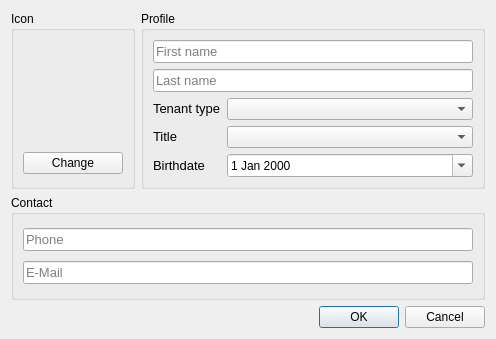
<?xml version="1.0" encoding="UTF-8"?>
<ui version="4.0">
 <class>W_Tenant_Creator</class>
 <widget class="QDialog" name="W_Tenant_Creator">
  <property name="geometry">
   <rect>
    <x>0</x>
    <y>0</y>
    <width>496</width>
    <height>339</height>
   </rect>
  </property>
  <property name="windowTitle">
   <string>Tenant Creator</string>
  </property>
  <property name="windowIcon">
   <iconset resource="../resources/icons.qrc">
    <normaloff>:/assets/financial-payees.svg</normaloff>:/assets/financial-payees.svg</iconset>
  </property>
  <layout class="QGridLayout" name="gridLayout">
   <item row="0" column="0">
    <widget class="QGroupBox" name="groupBox_2">
     <property name="title">
      <string>Icon</string>
     </property>
     <layout class="QVBoxLayout" name="verticalLayout_4">
      <item>
       <widget class="QLabel" name="l_icon">
        <property name="sizePolicy">
         <sizepolicy hsizetype="Maximum" vsizetype="Maximum">
          <horstretch>0</horstretch>
          <verstretch>0</verstretch>
         </sizepolicy>
        </property>
        <property name="minimumSize">
         <size>
          <width>100</width>
          <height>100</height>
         </size>
        </property>
        <property name="maximumSize">
         <size>
          <width>100</width>
          <height>100</height>
         </size>
        </property>
        <property name="font">
         <font>
          <pointsize>10</pointsize>
         </font>
        </property>
        <property name="text">
         <string/>
        </property>
        <property name="pixmap">
         <pixmap resource="../resources/icons.qrc">:/assets/system-users.svg</pixmap>
        </property>
        <property name="scaledContents">
         <bool>true</bool>
        </property>
       </widget>
      </item>
      <item>
       <widget class="QPushButton" name="b_icon">
        <property name="text">
         <string>Change</string>
        </property>
       </widget>
      </item>
     </layout>
    </widget>
   </item>
   <item row="0" column="1">
    <widget class="QGroupBox" name="groupBox_4">
     <property name="title">
      <string>Profile</string>
     </property>
     <layout class="QGridLayout" name="gridLayout_2">
      <item row="5" column="0">
       <widget class="QLabel" name="l_title">
        <property name="sizePolicy">
         <sizepolicy hsizetype="Maximum" vsizetype="Maximum">
          <horstretch>0</horstretch>
          <verstretch>0</verstretch>
         </sizepolicy>
        </property>
        <property name="font">
         <font>
          <pointsize>10</pointsize>
         </font>
        </property>
        <property name="text">
         <string>Title</string>
        </property>
       </widget>
      </item>
      <item row="4" column="1">
       <widget class="QComboBox" name="cb_type"/>
      </item>
      <item row="4" column="0">
       <widget class="QLabel" name="label_22">
        <property name="sizePolicy">
         <sizepolicy hsizetype="Maximum" vsizetype="Maximum">
          <horstretch>0</horstretch>
          <verstretch>0</verstretch>
         </sizepolicy>
        </property>
        <property name="font">
         <font>
          <pointsize>10</pointsize>
         </font>
        </property>
        <property name="text">
         <string>Tenant type</string>
        </property>
       </widget>
      </item>
      <item row="5" column="1">
       <widget class="QComboBox" name="cb_title"/>
      </item>
      <item row="6" column="1">
       <widget class="QDateEdit" name="de_birthdate">
        <property name="calendarPopup">
         <bool>true</bool>
        </property>
       </widget>
      </item>
      <item row="6" column="0">
       <widget class="QLabel" name="l_birthdate">
        <property name="sizePolicy">
         <sizepolicy hsizetype="Maximum" vsizetype="Maximum">
          <horstretch>0</horstretch>
          <verstretch>0</verstretch>
         </sizepolicy>
        </property>
        <property name="font">
         <font>
          <pointsize>10</pointsize>
         </font>
        </property>
        <property name="text">
         <string>Birthdate</string>
        </property>
       </widget>
      </item>
      <item row="1" column="0" colspan="2">
       <widget class="QLineEdit" name="le_last_name">
        <property name="font">
         <font>
          <pointsize>10</pointsize>
         </font>
        </property>
        <property name="placeholderText">
         <string>Last name</string>
        </property>
       </widget>
      </item>
      <item row="0" column="0" colspan="2">
       <widget class="QLineEdit" name="le_frist_name">
        <property name="font">
         <font>
          <pointsize>10</pointsize>
         </font>
        </property>
        <property name="placeholderText">
         <string>First name</string>
        </property>
       </widget>
      </item>
     </layout>
    </widget>
   </item>
   <item row="1" column="0" colspan="2">
    <widget class="QGroupBox" name="groupBox">
     <property name="title">
      <string>Contact</string>
     </property>
     <layout class="QVBoxLayout" name="verticalLayout_2">
      <item>
       <widget class="QLineEdit" name="le_phone">
        <property name="sizePolicy">
         <sizepolicy hsizetype="Preferred" vsizetype="Maximum">
          <horstretch>0</horstretch>
          <verstretch>0</verstretch>
         </sizepolicy>
        </property>
        <property name="minimumSize">
         <size>
          <width>250</width>
          <height>0</height>
         </size>
        </property>
        <property name="font">
         <font>
          <pointsize>10</pointsize>
         </font>
        </property>
        <property name="placeholderText">
         <string>Phone</string>
        </property>
       </widget>
      </item>
      <item>
       <widget class="QLineEdit" name="le_email">
        <property name="sizePolicy">
         <sizepolicy hsizetype="Preferred" vsizetype="Maximum">
          <horstretch>0</horstretch>
          <verstretch>0</verstretch>
         </sizepolicy>
        </property>
        <property name="minimumSize">
         <size>
          <width>250</width>
          <height>0</height>
         </size>
        </property>
        <property name="font">
         <font>
          <pointsize>10</pointsize>
         </font>
        </property>
        <property name="placeholderText">
         <string>E-Mail</string>
        </property>
       </widget>
      </item>
     </layout>
    </widget>
   </item>
   <item row="2" column="1">
    <widget class="QDialogButtonBox" name="buttonBox">
     <property name="orientation">
      <enum>Qt::Orientation::Horizontal</enum>
     </property>
     <property name="standardButtons">
      <set>QDialogButtonBox::StandardButton::Cancel|QDialogButtonBox::StandardButton::Ok</set>
     </property>
    </widget>
   </item>
  </layout>
 </widget>
 <resources>
  <include location="../resources/icons.qrc"/>
 </resources>
 <connections/>
</ui>
